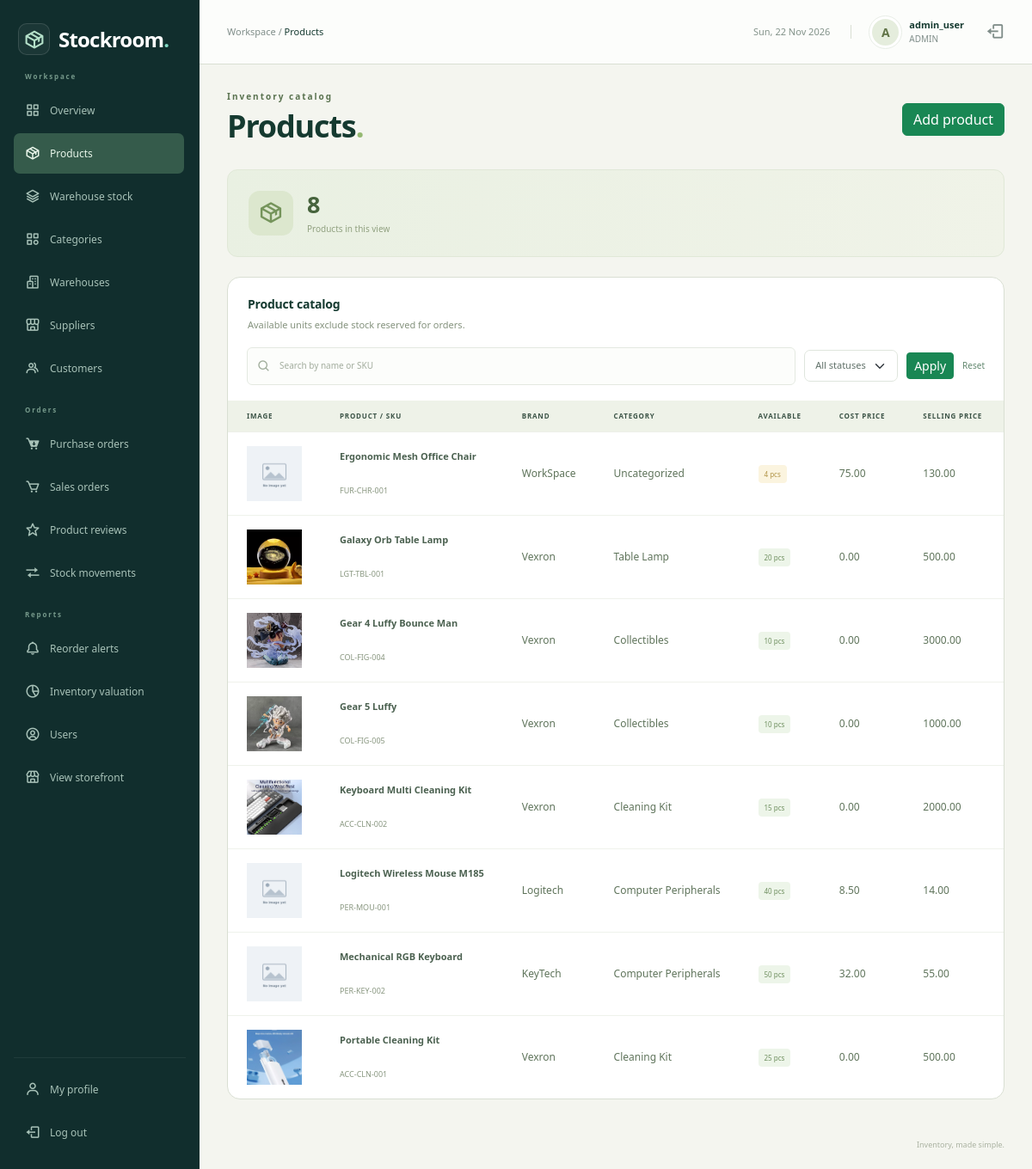
Page /admin/products.php (signed in) on the earlier database version.
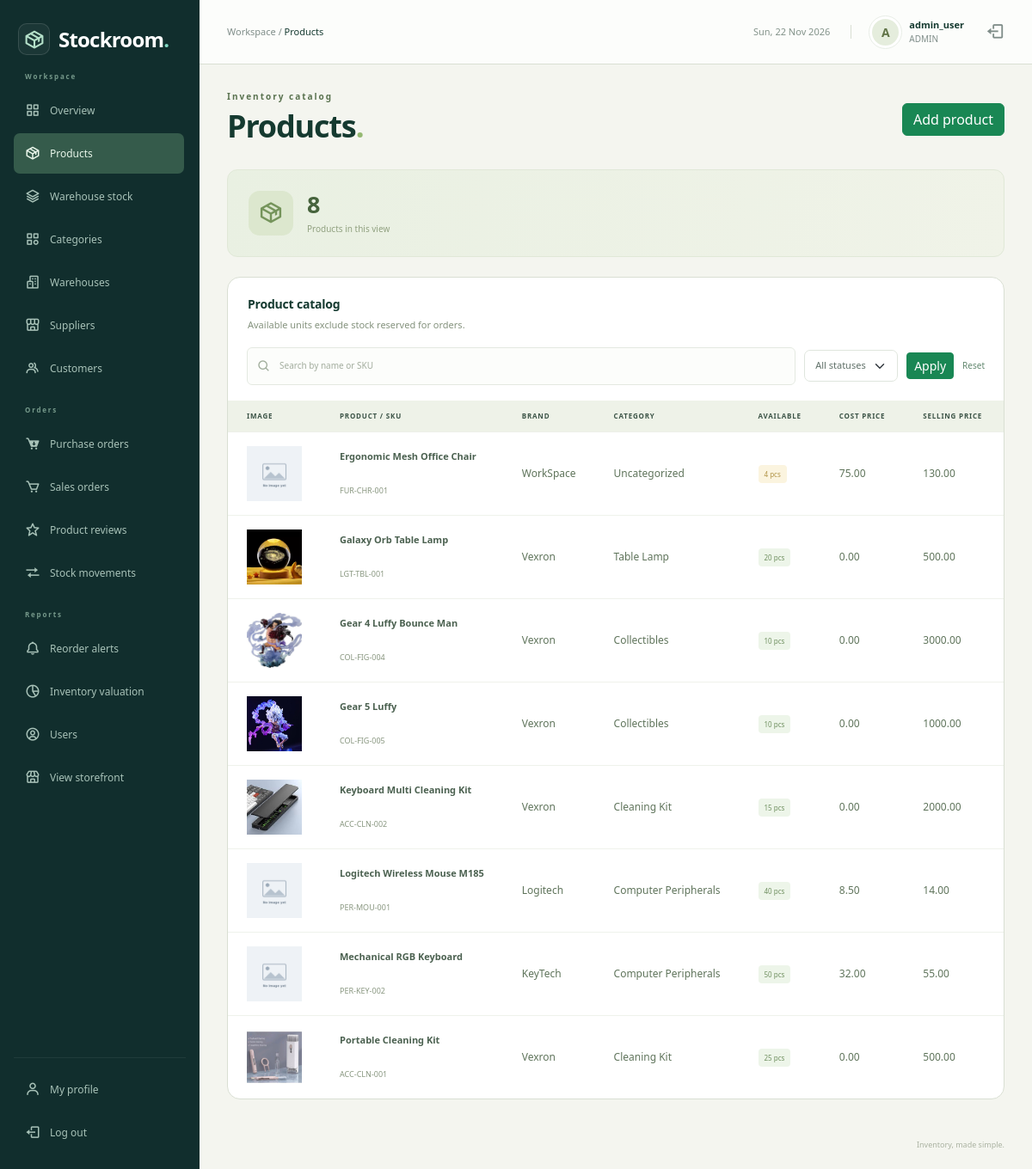
Same page on the later database version.
### tables this page shows
CREATE TABLE `products` (
  `product_id` int NOT NULL,
  `sku` varchar(50) NOT NULL,
  `barcode` varchar(100) DEFAULT NULL,
  `product_name` varchar(200) NOT NULL,
  `brand` varchar(100) DEFAULT NULL,
  `category_id` int DEFAULT NULL,
  `preferred_supplier_id` int DEFAULT NULL,
  `unit_of_measure` varchar(20) NOT NULL DEFAULT 'pcs',
  `cost_price` decimal(12,2) NOT NULL DEFAULT '0.00',
  `selling_price` decimal(12,2) NOT NULL DEFAULT '0.00',
  `tax_rate` decimal(5,2) NOT NULL DEFAULT '0.00',
  `reorder_point` int NOT NULL DEFAULT '10',
  `reorder_quantity` int NOT NULL DEFAULT '50',
  `product_image` varchar(255) DEFAULT 'default.png',
  `specifications` text,
  `warranty_period` varchar(100) DEFAULT '1 Year Official Warranty',
  `is_featured` tinyint(1) NOT NULL DEFAULT '0',
  `is_active` tinyint(1) NOT NULL DEFAULT '1',
  `created_at` timestamp NULL DEFAULT CURRENT_TIMESTAMP,
  `updated_at` timestamp NULL DEFAULT CURRENT_TIMESTAMP ON UPDATE CURRENT_TIMESTAMP
);

### includes/quote_fields.php (called while the page is built, shortened)
<?php
$names = array_keys($sql_text);
$field_number = 0;
while (isset($names[$field_number])) {
    $field = $names[$field_number];
    $quoted = '';
    $sql_text[$field] = $quoted;
    $field_number = $field_number + 1;
}

### includes/helpers.php (called while the page is built, shortened)
<?php
if (function_exists('product_image_url') == false) {
    function product_image_url($stored, $prefix = '')
    {
        $stored = trim((string) $stored);
        if (strpos($stored, '/') !== false) {
            $parts = explode('/', $stored);
            $encoded = '';
            $p = 0;
            while (isset($parts[$p])) {
                if ($p > 0) {
                    $encoded = $encoded . '/';
                }
                $encoded = $encoded . rawurlencode($parts[$p]);
                $p = $p + 1;
            }
            return $prefix . $encoded;
        }
        return $prefix . 'pictures/' . rawurlencode($stored);
    }
}

### templates/products.php (the view, shortened to what this page needs)
<div class="page-heading">
    <div><span class="eyebrow">Inventory catalog</span><h1>Products<span class="heading-dot">.</span></h1></div>
    <?php if ($can_edit) { ?><a class="btn btn-success" href="products.php?editor=new">Add product</a><?php } ?>
</div>
<div class="records-banner">
    <span class="records-banner-icon"><i class="bx bx-package" aria-hidden="true"></i></span>
    <div><strong><?php echo mysqli_num_rows($products); ?></strong><span>Products in this view</span></div>
</div>
<section class="surface records-surface">
    <div class="section-heading"><div><h2>Product catalog</h2><p>Available units exclude stock reserved for orders.</p></div></div>
    <form method="get" class="table-toolbar">
        <label class="search-box"><i class="bx bx-search" aria-hidden="true"></i><input type="search" aria-label="Search by name or SKU" name="q" value="<?php echo htmlspecialchars($search); ?>" placeholder="Search by name or SKU"></label>
        <select class="form-select" aria-label="Product status" name="status">
            <option value="">All statuses</option>
        </select>
        <button class="btn btn-sm btn-success">Apply</button><a class="text-link" href="products.php">Reset</a>
    </form>
    <div class="table-responsive">
        <table class="table inventory-table records-table">
            <thead><tr><th>Image</th><th>Product / SKU</th><th>Brand</th><th>Category</th><th>Available</th>
                <?php if ($can_edit) { ?><th>Cost price</th><?php } ?>
                <th>Selling price</th><th>Status</th><?php if ($can_edit) { ?><th>Actions</th><?php } ?>
            </tr></thead>
            <tbody>
            <?php while ($row = mysqli_fetch_assoc($products)) { ?>
                <tr>
                    <td><img src="<?php echo htmlspecialchars(product_image_url($row['product_image'], '../')); ?>" alt="" style="width:64px;height:64px;object-fit:cover" onerror="this.onerror=null;this.src='../pictures/default.png'"></td>
                    <td><strong><?php echo htmlspecialchars($row['product_name']); ?></strong><br><small><?php echo htmlspecialchars($row['sku']); ?></small></td>
                    <td><?php echo htmlspecialchars($row['brand']); ?></td>
                    <td><?php if ($row['category'] == null) {
                        echo 'Uncategorized';
                    } else {
                        echo htmlspecialchars($row['category']);
                    } ?></td>
                    <td><span class="stock-badge <?php if ($row['available_to_sell'] <= 0) {
                        echo 'out';
                    } elseif ($row['available_to_sell'] <= $row['reorder_point']) {
                        echo 'low';
                    } ?>">
                        <?php echo $row['available_to_sell']; ?> <?php echo htmlspecialchars($row['unit_of_measure']); ?>
                    </span></td>
                    <?php if ($can_edit) { ?><td><?php echo $row['cost_price']; ?></td><?php } ?>
                    <td><?php echo $row['selling_price']; ?></td>
                    <td><?php if ($row['is_active'] == 1) { ?><span class="record-badge">Active</span><?php } else { ?><span class="record-badge muted-badge">Inactive</span><?php } ?></td>
                </tr>
            <?php } ?>
            </tbody>
        </table>
    </div>
</section>

Differences in the rows shown:
changed products "Gear 4 Luffy Bounce Man": product_image: a different picture
changed products "Gear 5 Luffy": product_image: a different picture
changed products "Keyboard Multi Cleaning Kit": product_image: a different picture
changed products "Portable Cleaning Kit": product_image: a different picture
